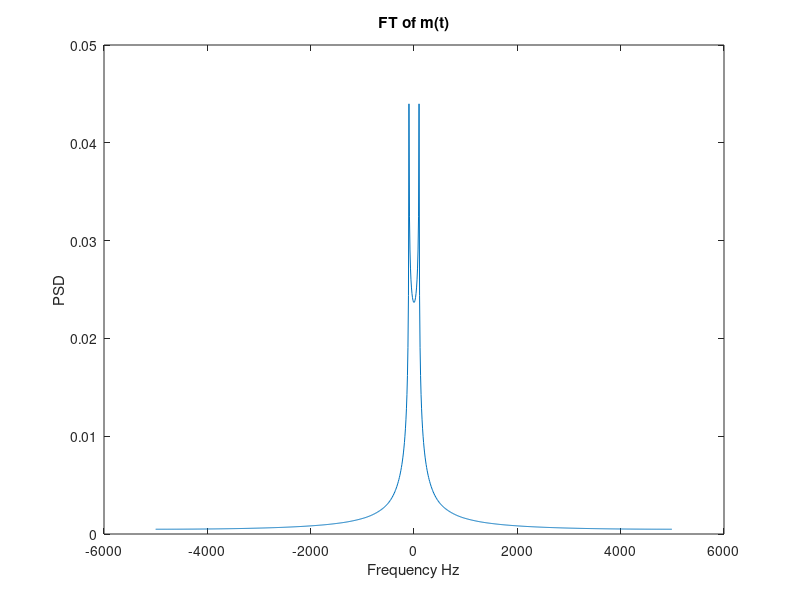
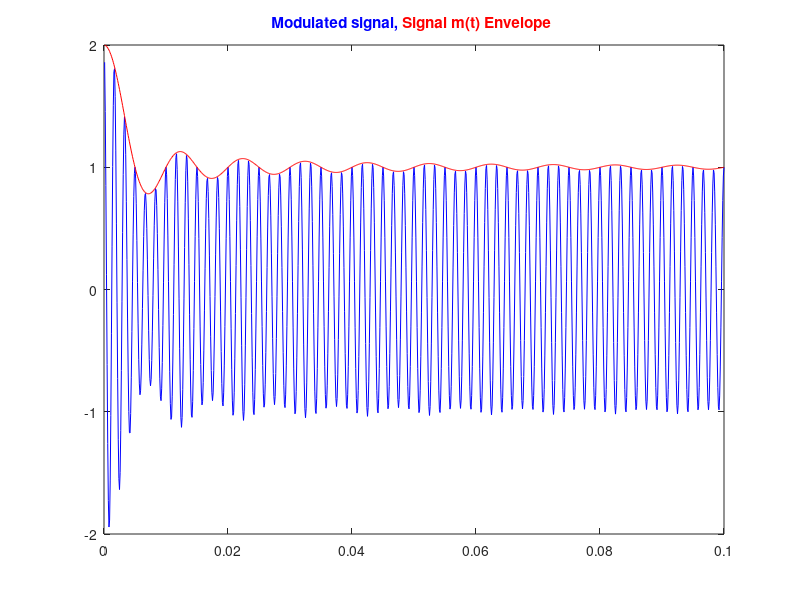
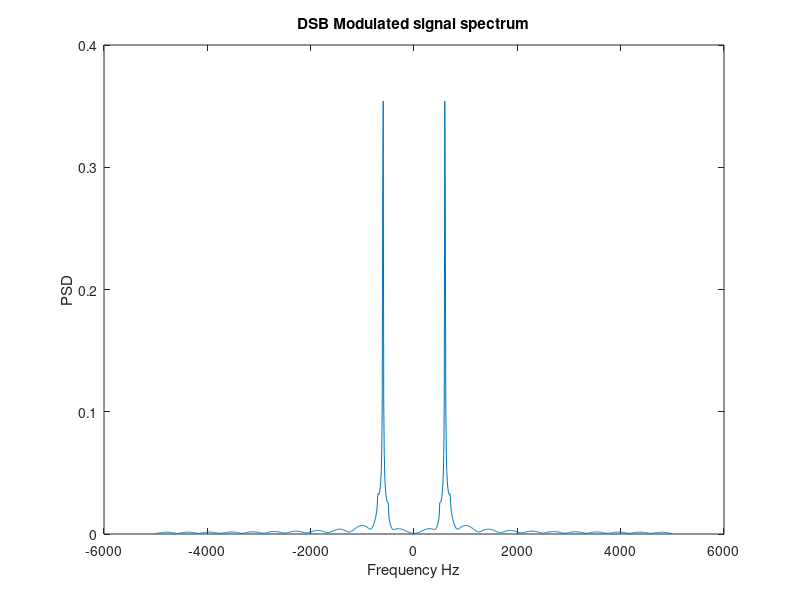

These charts were generated, in order, by the following MATLAB code:

% m = Information signal
f1=100;
T=1/f1;
dt=T/100;
Tw=10*T;
t=dt:dt:Tw;
m = sinc(2*t*f1);

% F_m = Amplitude spectrum of information signal m
N=length(t);
Nf=2^ceil(log2(N));
BW=1/dt;
df=BW/Nf;
f=-BW/2:df:BW/2-df;
F_m=fftshift(fft(m,Nf))/Nf;
plot(f, abs(F_m))
title('FT of m(t)')
xlabel('Frequency Hz');
ylabel('PSD');

% yc = Carrier signal
fc=600;
yc=cos(2*pi*fc*t);

% ym = Modulated signal
ym = m.*yc + yc;
figure
plot(t, ym, 'b')
hold on
plot(t, m +1, 'r')
title('\color{blue}Modulated signal, \color{red}Signal m(t) Envelope ')

% F_ym = Amplitude spectrum of modulated signal ym
F_ym=fftshift(fft(ym,Nf))/Nf;
figure
plot(f, abs(F_ym))
title('DSB Modulated signal spectrum');
xlabel('Frequency Hz');
ylabel('PSD');



